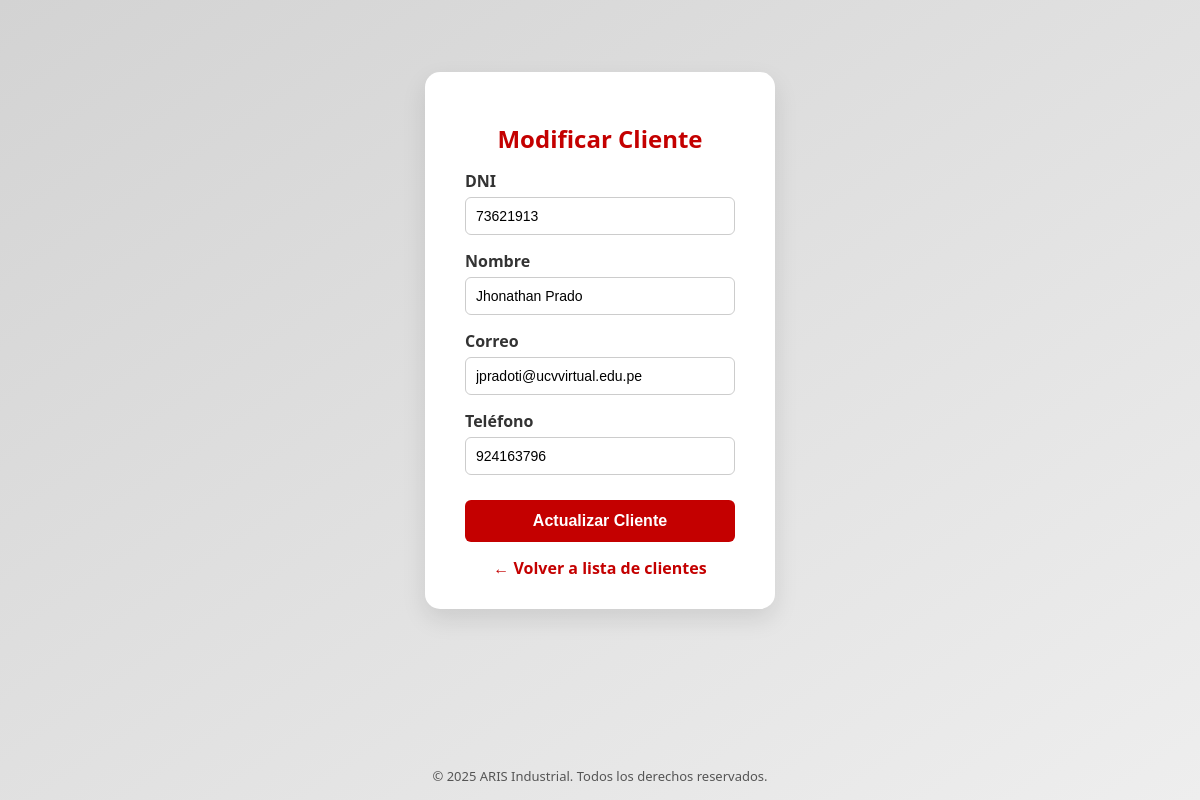
The page /vistas/frmModificarCliente.php?idC=1 on the database its author committed.
### tables this page shows
CREATE TABLE `tcliente` (
  `idC` int(11) NOT NULL,
  `dni` char(8) NOT NULL,
  `nombre` varchar(50) NOT NULL,
  `correo` varchar(50) NOT NULL,
  `telefono` char(9) NOT NULL
);

### modelos/clienteDAO.php (called while the page is built, shortened)
<?php
include("conexion.php");
function consultarCliente($idC) {
    global $cn;
    $sql = "SELECT * FROM TCliente WHERE idC = '$idC'";
    return mysqli_query($cn, $sql);
}
?>

### controladores/clienteController.php (called while the page is built, shortened)
<?php
    include("../modelos/clienteDAO.php");
    function consultarClientePorId($idC) {
        return consultarCliente($idC);
    }
?>

### vistas/frmModificarCliente.php (the view, shortened to what this page needs)
<!DOCTYPE html>
<html lang="es">
<head>
</head>
<body>
<div class="form-container">
  <h2>Modificar Cliente</h2>
  <?php
    include("../controladores/clienteController.php");
    $idC = $dni = $nombre = $correo = $telefono = "";
    if (isset($_GET['idC'])) {
        $datos = consultarClientePorId($_GET['idC']);
        if ($row = mysqli_fetch_array($datos)) {
            $dni = htmlspecialchars($row['dni']);
            $nombre = htmlspecialchars($row['nombre']);
            $correo = htmlspecialchars($row['correo']);
            $telefono = htmlspecialchars($row['telefono']);
        } else {
            echo "<p class='error'>❌ Cliente no encontrado.</p>";
        }
    } else {
        echo "<p class='error'>❌ No se proporcionó un ID.</p>";
    }
  ?>
  <form method="post" action="../controladores/clienteController.php">
    <label for="dni">DNI</label>
    <input type="text" id="dni" name="dni" maxlength="8" value="<?php echo $dni; ?>" required>
    <label for="nombre">Nombre</label>
    <input type="text" id="nombre" name="nombre" maxlength="50" value="<?php echo $nombre; ?>" required>
    <label for="correo">Correo</label>
    <input type="email" id="correo" name="correo" maxlength="50" value="<?php echo $correo; ?>" required>
    <label for="telefono">Teléfono</label>
    <input type="text" id="telefono" name="telefono" maxlength="9" value="<?php echo $telefono; ?>" required>
    <input type="submit" name="btnActualizar" value="Actualizar Cliente">
  </form>
  <a href="frmClientesRegistrados.php" class="back-link">← Volver a lista de clientes</a>
</div>
<footer>
  © 2025 ARIS Industrial. Todos los derechos reservados.
</footer>
</body>
</html>

### vistas/frmModificarCliente.php (style rules this page uses)
* { box-sizing: border-box; }
html, body { margin: 0; padding: 0; height: 100%; }
body { font-family: 'Segoe UI', sans-serif; background: linear-gradient(to bottom right, #d3d3d3, #eeeeee); display: flex; flex-direction: column; min-height: 100vh; }
.form-container { background: #fff; padding: 30px 40px; border-radius: 15px; box-shadow: 0 10px 25px rgba(0,0,0,0.1); width: 350px; margin: auto; }
h2 { text-align: center; color: #c40000; margin-bottom: 10px; }
label { font-weight: bold; color: #333; display: block; margin-top: 15px; }
input[type="text"], input[type="email"] { width: 100%; padding: 10px; border: 1px solid #ccc; border-radius: 6px; font-size: 14px; margin-top: 5px; }
input[type="submit"] { width: 100%; padding: 12px; margin-top: 25px; background-color: #c40000; color: white; border: none; border-radius: 6px; font-weight: bold; font-size: 16px; cursor: pointer; }
.back-link { display: block; text-align: center; margin-top: 15px; text-decoration: none; color: #c40000; font-weight: bold; }
footer { margin-top: auto; text-align: center; padding: 15px; background-color: transparent; color: #555; font-size: 13px; }

### rows shown on the page
tcliente: dni "73621913", nombre "Jhonathan Prado", correo "jpradoti@ucvvirtual.edu.pe", telefono "924163796"
